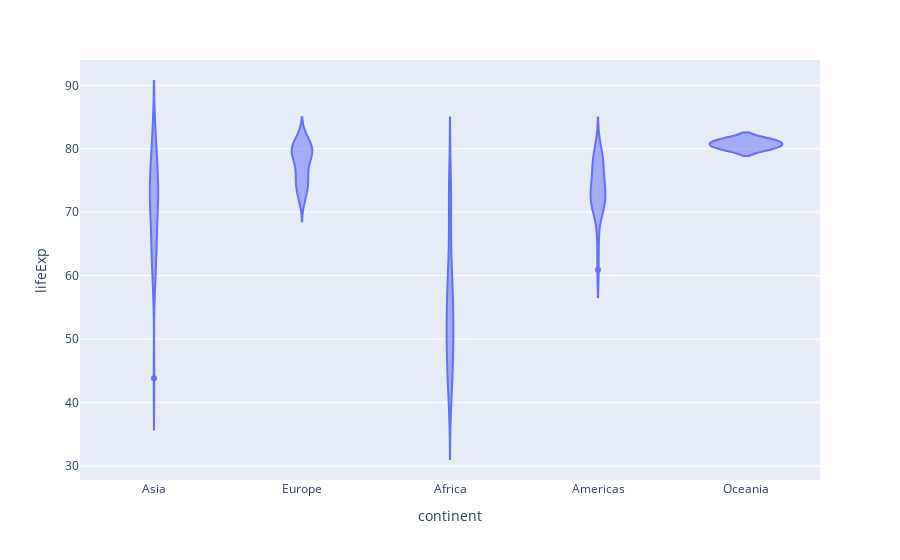

Write notebook code for a chart like this one.
### Code cell
#バイオリン図
px.violin(df[df['year']==2007], x='continent', y='lifeExp')

### Figure 1 — Plotly figure (JSON) as saved in the notebook; plotly's stock layout.template omitted (floating-point values rounded to 4 significant figures; data arrays with more than 128 entries replaced by an {"elided": "..."} marker saying what was removed)
{"data": [{"alignmentgroup": "True", "box": {"visible": false}, "hovertemplate": "continent=%{x}<br>lifeExp=%{y}<extra></extra>", "legendgroup": "", "marker": {"color": "#636efa"}, "name": "", "offsetgroup": "", "orientation": "v", "scalegroup": "True", "showlegend": false, "type": "violin", "x": {"elided": "142 str values"}, "x0": " ", "xaxis": "x", "y": {"elided": "142 float values"}, "y0": " ", "yaxis": "y"}], "layout": {"legend": {"tracegroupgap": 0}, "margin": {"t": 60}, "violinmode": "group", "xaxis": {"anchor": "y", "domain": [0, 1], "title": {"text": "continent"}}, "yaxis": {"anchor": "x", "domain": [0, 1], "title": {"text": "lifeExp"}}}}
